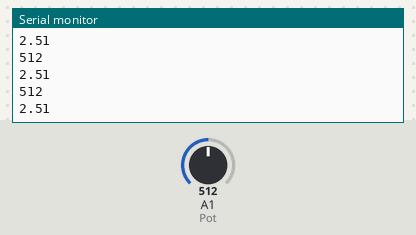
Bench run of a sketch on a simulated Arduino Uno, built with avr-gcc and run on an emulated ATmega328P. Shown: the last lines printed to the serial monitor. The test bench sets the inputs (shaded band); at power-on: A1 (Pot) = 512.

Above: at 1.2 s.
1.3 s: A1 (Pot) set to 716
At 1.56 s:
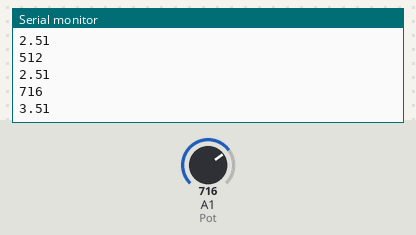
2.8 s: A1 (Pot) set to 900
At 2.97 s:
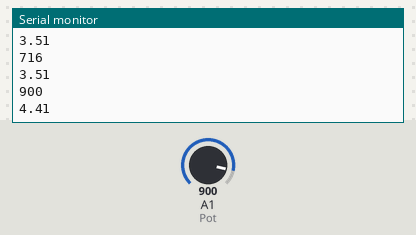
Timing chart, 0 to 5.8 s (numbered marks = the images above; inputs shaded):
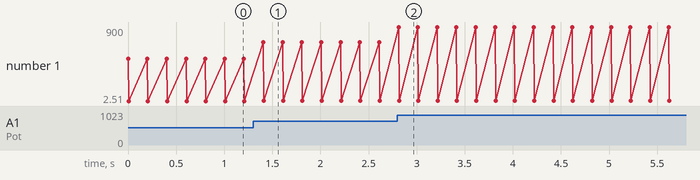

Measured:
- after the input at 1.3 s, the serial monitor: prints a new line after 0.11 s (image 1)
- after the input at 2.8 s, the serial monitor: prints a new line at once (image 2)
- plotted number 1: 2.51 → 3.51 after the input at 1.3 s, 3.51 → 4.41 after the input at 2.8 s

The sketch:

Voltage_Display.ino
```cpp
int Pot = A1;
float Volts;

void setup() {
  Serial.begin(9600);
  pinMode(Pot, INPUT);
}

void loop() {

  //Volts = map(analogRead(Pot), 0.00, 1023.00, 0.00, 5.00);
  Volts = (analogRead(Pot) * 4.9) / 1000;

  Serial.println(analogRead(Pot));
  Serial.println(Volts);
  delay(200);
}
```
